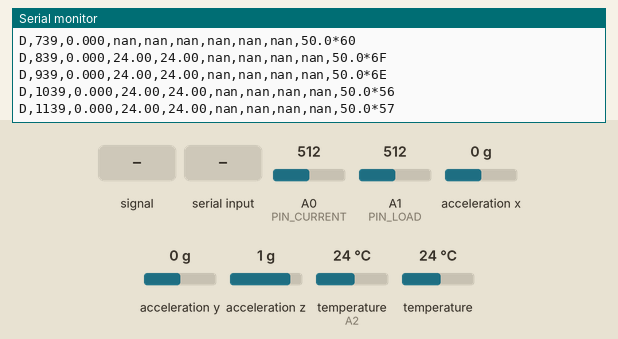
Simulated run of this sketch. Board: Arduino Nano, built with avr-gcc and run on an emulated ATmega328P. On the bench: the last lines printed to the serial monitor. Wiring (inferred from the names in the program): 2 × DS18B20 sensor: data A2; ADXL345 accelerometer at I2C address 0x53. Inputs (shaded band) come from the test bench; at power-on: temperature (sensor on A2) 24 °C, A0 (PIN_CURRENT) = 512, A1 (PIN_LOAD) = 512, acceleration x 0 g, acceleration y 0 g, acceleration z 1 g, temperature 24 °C.

Above: at 1.2 s.
1.3 s: A0 (PIN_CURRENT) fed a 200 Hz sine of ±81 counts around its level
At 1.45 s:
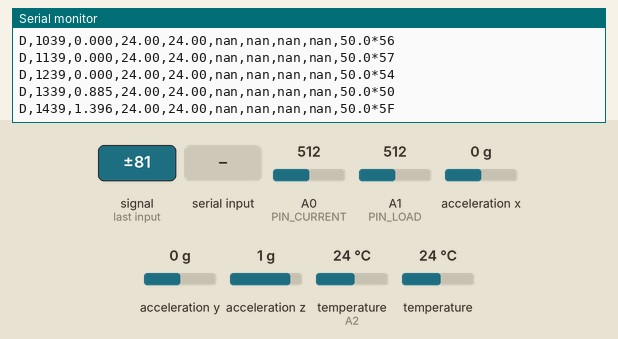
3.4 s: "K,45\n" received over Serial
At 3.85 s:
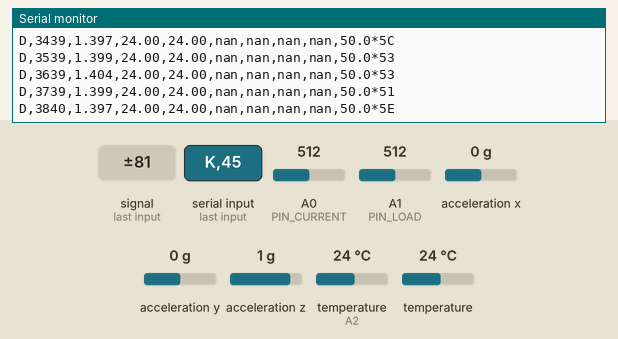
7.0 s: temperature (sensor on A2) set to 12 °C
At 7.96 s:
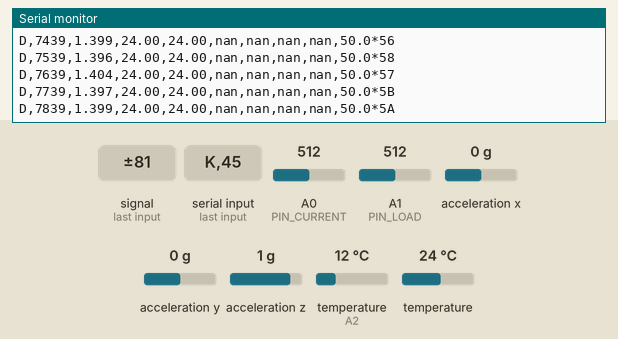
8.5 s: A0 (PIN_CURRENT) set to 30
At 8.76 s:
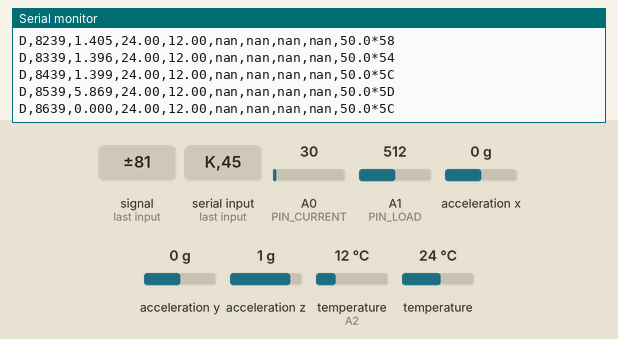
10.0 s: A1 (PIN_LOAD) set to 30
At 10.65 s:
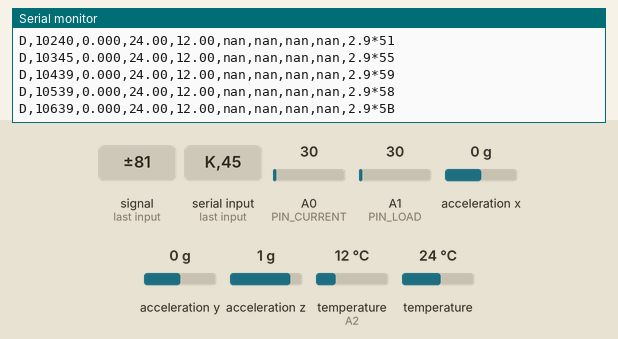
Timing chart, 0 to 12.5 s (numbered marks = the images above; inputs shaded):
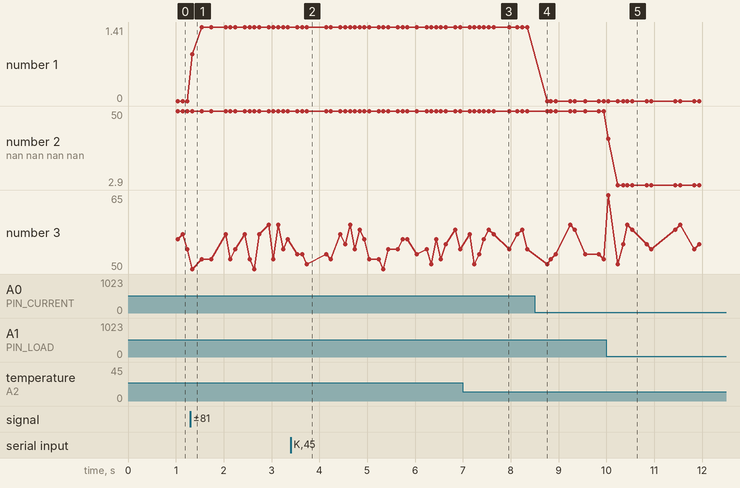

Measured:
- after the input at 1.3 s, the serial monitor: prints a new line at once (image 1)
- after the input at 3.4 s, the serial monitor: prints a new line at once (image 2)
- after the input at 8.5 s, the serial monitor: prints a new line at once (image 4)
- after the input at 10.0 s, the serial monitor: prints a new line at once (image 5)
- plotted number 1: 0 → 1.4 after the input at 1.3 s, 1.4 → 0 after the input at 8.5 s
- plotted number 2: 50 → 2.9 after the input at 10.0 s
- plotted number 3: 52 → 55 after the input at 10.0 s

The sketch:

daq.ino
```cpp
/*
  CNC drilling machine - DAQ board firmware (Arduino Nano, ATmega328P)

  Measures and reports 10 times per second:
    - spindle supply current, true RMS     (SCT-013-005 on A0, biased to mid-rail)
    - spindle load, % of VFD rated current (J1000 AM output, divided 2:1, on A1)
    - 2x temperature                        (DS18B20 on one 1-Wire bus, A2)
    - acceleration x/y/z + vibration RMS    (ADXL345 on I2C, A4/A5)

  Output line (115200 baud), parsed by app/daq.py:
    D,<ms>,<I_A>,<T1_C>,<T2_C>,<ax_g>,<ay_g>,<az_g>,<vib_g>,<load_pct>*<XX>
  XX = XOR of all characters from 'D' up to (not including) '*', in hex.
  A sensor that is missing or failed is reported as "nan". Values are
  never invented or smoothed with random numbers.

  Serial commands (end with newline):
    I            print identity and sensor summary
    K<value>     set current calibration in A per ADC-volt RMS (stored in EEPROM)
    K            print current calibration

  Why it is written this way:
    * Current: the ADC runs free (9.6 kHz) and an interrupt adds up the
      samples and their squares. RMS = standard deviation over the 100 ms
      window (5 mains cycles at 50 Hz), so the DC bias of the op-amp stage
      cancels by itself and no offset calibration is needed. Once every 32
      conversions the ADC switches to A1 (the VFD load signal, a slow DC
      level) for one reading, so A0 still gets ~8.4 kHz.
    * Vibration: the ADXL345 samples at 1600 Hz into its 32-entry FIFO. We
      empty the FIFO in bursts, so the 1-Wire temperature reads (which
      block for ~10 ms) never lose accelerometer samples. 1600 Hz covers
      the spindle's rotation frequency (18000 rpm = 300 Hz); the old 100 Hz
      style polling could not see it.
    * Temperature: DS18B20 conversions take 750 ms, so they run in the
      background: start conversion, come back 750 ms later, read both.
  No external libraries are needed (only Wire and EEPROM from the core).
*/

#include <Arduino.h>
#include <Wire.h>
#include <EEPROM.h>
#include <math.h>

// ----------------------------------------------------------------- pins
#define PIN_CURRENT      A0     // SCT-013-005 output, biased to mid-rail (2x10k + 10uF)
#define PIN_LOAD         A1     // J1000 AM output (0-10 V = 0-100 % rated current) via 10k/10k
#define PIN_ONEWIRE      A2     // DS18B20 data, 4.7k pull-up to 5V
#define ADXL345_ADDR     0x53   // SDO tied low (0x1D if SDO high)

// ----------------------------------------------------------------- settings
#define REPORT_MS        100
#define FW_NAME          "CNC-DAQ"
#define FW_VERSION       "2.1"
#define EEPROM_MAGIC     0xC7A1
// Default current calibration: amps per volt RMS at the ADC pin.
// SCT-013-005 has its burden built in: 5 A gives 1 V rms, i.e. 5 A/V.
// (The old SCT-013-100 gave only ~10 ADC counts at the spindle's ~3 A.)
// Fine-tune against a clamp meter with the K command (see calibration guide).
#define DEFAULT_A_PER_V  5.0f
// Load: the divider halves the 0-10 V AM signal, so 5 V at the pin = 100 %.
#define LOAD_PCT_PER_V   20.0f
#define ADC_CYCLE        32     // conversions per A0/A1 cycle (one A1 reading each)

// ===================================================================== current
volatile uint16_t adc_n = 0;
volatile uint32_t adc_sum = 0;
volatile uint32_t adc_sumsq = 0;
volatile uint16_t load_n = 0;
volatile uint32_t load_sum = 0;
float amps_per_volt = DEFAULT_A_PER_V;

// In free-running mode the next conversion has already started (with the
// old channel) when this interrupt runs, so a new ADMUX value only applies to
// the conversion after next. The reading right after each channel change is
// therefore thrown away, and only readings that are certainly from one
// channel are used:
//   step 0: A0 reading, select A1
//   step 1: in transition, discarded
//   step 2: A1 reading, select A0
//   step 3: in transition, discarded
//   steps 4..31: A0 readings
volatile uint8_t adc_step = 0;

static inline void adc_select(uint8_t pin) { ADMUX = _BV(REFS0) | ((pin - A0) & 0x07); }

ISR(ADC_vect) {
  uint16_t v = ADC;
  uint8_t step = adc_step;
  adc_step = (step + 1) % ADC_CYCLE;
  if (step == 1 || step == 3) return;
  if (step == 2) {
    adc_select(PIN_CURRENT);
    if (load_n < 1000) { load_n++; load_sum += v; }
    return;
  }
  if (step == 0) adc_select(PIN_LOAD);
  if (adc_n < 4000) {          // keeps sumsq inside 32 bits (4000*1023^2 < 2^32)
    adc_n++;
    adc_sum += v;
    adc_sumsq += (uint32_t)v * v;
  }
}

void adc_start_free_running() {
  adc_step = 4;
  adc_select(PIN_CURRENT);                          // AVcc reference
  ADCSRB = 0;                                       // free running trigger
  ADCSRA = _BV(ADEN) | _BV(ADSC) | _BV(ADATE) | _BV(ADIE) |
           _BV(ADPS2) | _BV(ADPS1) | _BV(ADPS0);    // prescaler 128 -> 9.6 kHz
}

// Mean of the load signal over the window, in % of VFD rated current, or NAN.
float load_take_pct() {
  uint16_t n;
  uint32_t s;
  noInterrupts();
  n = load_n; s = load_sum;
  load_n = 0; load_sum = 0;
  interrupts();
  if (n < 5) return NAN;
  return (float)s / n * (5.0f / 1023.0f) * LOAD_PCT_PER_V;
}

// Returns RMS current in A, or NAN if the window was too short.
float current_take_rms() {
  uint16_t n;
  uint32_t s, sq;
  noInterrupts();
  n = adc_n; s = adc_sum; sq = adc_sumsq;
  adc_n = 0; adc_sum = 0; adc_sumsq = 0;
  interrupts();
  if (n < 50) return NAN;
  float mean = (float)s / n;
  float var = (float)sq / n - mean * mean;          // counts^2
  if (var < 0) var = 0;
  float v_rms = sqrt(var) * (5.0f / 1023.0f);
  return v_rms * amps_per_volt;
}

// ===================================================================== 1-Wire
// Minimal 1-Wire master (bit-banged, standard speed) + ROM search.
static inline void ow_low()     { pinMode(PIN_ONEWIRE, OUTPUT); digitalWrite(PIN_ONEWIRE, LOW); }
static inline void ow_release() { pinMode(PIN_ONEWIRE, INPUT); }

bool ow_reset() {
  ow_release();
  delayMicroseconds(5);
  if (!digitalRead(PIN_ONEWIRE)) return false;   // bus stuck low: shorted or no pull-up
  ow_low();
  delayMicroseconds(480);
  noInterrupts();
  ow_release();
  delayMicroseconds(70);
  bool present = !digitalRead(PIN_ONEWIRE);
  interrupts();
  delayMicroseconds(410);
  return present;
}

void ow_write_bit(uint8_t b) {
  noInterrupts();
  ow_low();
  if (b) { delayMicroseconds(6);  ow_release(); interrupts(); delayMicroseconds(64); }
  else   { delayMicroseconds(60); ow_release(); interrupts(); delayMicroseconds(10); }
}

uint8_t ow_read_bit() {
  noInterrupts();
  ow_low();
  delayMicroseconds(3);
  ow_release();
  delayMicroseconds(10);
  uint8_t r = digitalRead(PIN_ONEWIRE);
  interrupts();
  delayMicroseconds(53);
  return r;
}

void ow_write(uint8_t v) { for (uint8_t i = 0; i < 8; i++) { ow_write_bit(v & 1); v >>= 1; } }
uint8_t ow_read() { uint8_t v = 0; for (uint8_t i = 0; i < 8; i++) { if (ow_read_bit()) v |= 1 << i; } return v; }

uint8_t crc8(const uint8_t *d, uint8_t len) {
  uint8_t crc = 0;
  while (len--) {
    uint8_t in = *d++;
    for (uint8_t i = 0; i < 8; i++) {
      uint8_t mix = (crc ^ in) & 1;
      crc >>= 1;
      if (mix) crc ^= 0x8C;
      in >>= 1;
    }
  }
  return crc;
}

#define MAX_SENSORS 2
uint8_t rom[MAX_SENSORS][8];
uint8_t n_sensors = 0;

// Maxim AN187 search algorithm: finds every device ROM on the bus.
uint8_t ow_search_all() {
  uint8_t found = 0;
  uint8_t last_discrepancy = 0;
  bool last_device = false;
  uint8_t id[8] = {0};
  uint8_t passes = 0;
  // The pass limit guards against a faulty bus making the search loop forever.
  while (!last_device && found < MAX_SENSORS && passes++ < 4 * MAX_SENSORS) {
    if (!ow_reset()) break;
    ow_write(0xF0);                            // SEARCH ROM
    uint8_t last_zero = 0;
    for (uint8_t bit = 1; bit <= 64; bit++) {
      uint8_t byte = (bit - 1) / 8, mask = 1 << ((bit - 1) % 8);
      uint8_t a = ow_read_bit(), b = ow_read_bit();
      uint8_t dir;
      if (a && b) return found;                  // no devices responding
      if (a != b) dir = a;
      else {
        if (bit < last_discrepancy) dir = (id[byte] & mask) ? 1 : 0;
        else dir = (bit == last_discrepancy);
        if (!dir) last_zero = bit;
      }
      if (dir) id[byte] |= mask; else id[byte] &= ~mask;
      ow_write_bit(dir);
    }
    last_discrepancy = last_zero;
    if (last_discrepancy == 0) last_device = true;
    if (crc8(id, 7) == id[7] && id[0] == 0x28) {   // 0x28 = DS18B20 family
      memcpy(rom[found], id, 8);
      found++;
    }
  }
  return found;
}

float temps[MAX_SENSORS] = {NAN, NAN};
uint32_t conv_started = 0;
bool converting = false;

void ds_start_conversion() {
  if (!ow_reset()) { for (uint8_t i = 0; i < MAX_SENSORS; i++) temps[i] = NAN; return; }
  ow_write(0xCC);                              // SKIP ROM: all sensors at once
  ow_write(0x44);                              // CONVERT T
  conv_started = millis();
  converting = true;
}

float ds_read(uint8_t i) {
  if (!ow_reset()) return NAN;
  ow_write(0x55);                              // MATCH ROM
  for (uint8_t k = 0; k < 8; k++) ow_write(rom[i][k]);
  ow_write(0xBE);                              // READ SCRATCHPAD
  uint8_t sp[9];
  for (uint8_t k = 0; k < 9; k++) sp[k] = ow_read();
  if (crc8(sp, 8) != sp[8]) return NAN;
  int16_t raw = (int16_t)((sp[1] << 8) | sp[0]);
  float t = raw / 16.0f;
  if (t == 85.0f || t < -55.0f || t > 125.0f) return NAN;   // 85.0 = power-on value, not a reading
  return t;
}

void temps_service() {
  if (converting && millis() - conv_started >= 760) {
    for (uint8_t i = 0; i < MAX_SENSORS; i++) temps[i] = (i < n_sensors) ? ds_read(i) : NAN;
    converting = false;
  }
  if (!converting && n_sensors) ds_start_conversion();
}

// ===================================================================== ADXL345
bool adxl_ok = false;
const float G_PER_LSB = 0.0039f;               // full resolution mode
float acc_sum[3], acc_sumsq[3];
uint16_t acc_n = 0;

void adxl_write(uint8_t reg, uint8_t v) {
  Wire.beginTransmission(ADXL345_ADDR); Wire.write(reg); Wire.write(v); Wire.endTransmission();
}

uint8_t adxl_read8(uint8_t reg) {
  Wire.beginTransmission(ADXL345_ADDR); Wire.write(reg);
  if (Wire.endTransmission(false) != 0) return 0xFF;
  Wire.requestFrom((uint8_t)ADXL345_ADDR, (uint8_t)1);
  return Wire.available() ? Wire.read() : 0xFF;
}

bool adxl_init() {
  if (adxl_read8(0x00) != 0xE5) return false;  // DEVID
  adxl_write(0x2D, 0x00);                      // standby while configuring
  adxl_write(0x31, 0x0B);                      // full resolution, +/-16 g
  adxl_write(0x2C, 0x0E);                      // 1600 Hz output data rate
  adxl_write(0x38, 0x80);                      // FIFO stream mode
  adxl_write(0x2D, 0x08);                      // measure
  return true;
}

void adxl_service() {
  if (!adxl_ok) return;
  uint8_t entries = adxl_read8(0x39) & 0x3F;   // FIFO_STATUS
  if (entries == 0x3F) { adxl_ok = adxl_init(); return; }   // bus error: re-init
  while (entries--) {
    Wire.beginTransmission(ADXL345_ADDR); Wire.write(0x32);
    if (Wire.endTransmission(false) != 0) { adxl_ok = false; return; }
    Wire.requestFrom((uint8_t)ADXL345_ADDR, (uint8_t)6);
    if (Wire.available() < 6) { adxl_ok = false; return; }
    int16_t v[3];
    for (uint8_t k = 0; k < 3; k++) { uint8_t lo = Wire.read(); v[k] = (int16_t)(Wire.read() << 8 | lo); }
    for (uint8_t k = 0; k < 3; k++) {
      float g = v[k] * G_PER_LSB;
      acc_sum[k] += g;
      acc_sumsq[k] += g * g;
    }
    acc_n++;
  }
}

// ===================================================================== report
char line[112];
uint8_t pos;

void put(const char *s) { while (*s && pos < sizeof(line) - 4) line[pos++] = *s++; }
void put_float(float v, uint8_t digits) {
  char buf[16];
  if (isnan(v)) { put("nan"); return; }
  dtostrf(v, 1, digits, buf);
  put(buf);
}

void report() {
  float amps = current_take_rms();
  float load = load_take_pct();
  float mean[3] = {NAN, NAN, NAN}, vib = NAN;
  if (adxl_ok && acc_n >= 4) {
    float var = 0;
    for (uint8_t k = 0; k < 3; k++) {
      mean[k] = acc_sum[k] / acc_n;
      float vk = acc_sumsq[k] / acc_n - mean[k] * mean[k];
      if (vk > 0) var += vk;
    }
    vib = sqrt(var);                           // total AC acceleration, g rms
  }
  for (uint8_t k = 0; k < 3; k++) { acc_sum[k] = 0; acc_sumsq[k] = 0; }
  acc_n = 0;

  char num[12];
  pos = 0;
  put("D,");
  ultoa(millis(), num, 10); put(num); put(",");
  put_float(amps, 3); put(",");
  put_float(temps[0], 2); put(",");
  put_float(temps[1], 2); put(",");
  put_float(mean[0], 4); put(",");
  put_float(mean[1], 4); put(",");
  put_float(mean[2], 4); put(",");
  put_float(vib, 4); put(",");
  put_float(load, 1);
  uint8_t cs = 0;
  for (uint8_t i = 0; i < pos; i++) cs ^= line[i];
  line[pos] = 0;
  Serial.print(line);
  Serial.print('*');
  if (cs < 16) Serial.print('0');
  Serial.println(cs, HEX);
}

void identify() {
  Serial.print(F("#DAQ," FW_NAME "," FW_VERSION "\r\n"));
  Serial.print(F("#INFO,ds18b20=")); Serial.print(n_sensors);
  Serial.print(F(",adxl345=")); Serial.print(adxl_ok ? 1 : 0);
  Serial.print(F(",a_per_v=")); Serial.println(amps_per_volt, 4);
}

// ===================================================================== commands
char cmd[24];
uint8_t cmd_len = 0;

void handle_command() {
  cmd[cmd_len] = 0;
  if (cmd[0] == 'I') identify();
  else if (cmd[0] == 'K') {
    if (cmd[1]) {
      float k = atof(cmd + 1);
      if (k > 0 && k < 10000) {
        amps_per_volt = k;
        EEPROM.put(0, (uint16_t)EEPROM_MAGIC);
        EEPROM.put(2, amps_per_volt);
      }
    }
    Serial.print(F("#INFO,a_per_v=")); Serial.println(amps_per_volt, 4);
  }
  cmd_len = 0;
}

void serial_service() {
  while (Serial.available()) {
    char c = Serial.read();
    if (c == '\n' || c == '\r') { if (cmd_len) handle_command(); }
    else if (cmd_len < sizeof(cmd) - 1) cmd[cmd_len++] = c;
  }
}

// ===================================================================== main
uint32_t next_report;

void setup() {
  Serial.begin(115200);
  uint16_t magic;
  EEPROM.get(0, magic);
  if (magic == EEPROM_MAGIC) {
    float k; EEPROM.get(2, k);
    if (k > 0 && k < 10000) amps_per_volt = k;
  }
  Wire.begin();
  Wire.setClock(400000);
  // Without a timeout a missing ADXL345 or a noisy I2C line can hang the
  // old Wire library forever (needs Arduino AVR core 1.8.3 or newer).
  Wire.setWireTimeout(3000, true);
  adxl_ok = adxl_init();
  n_sensors = ow_search_all();
  identify();
  adc_start_free_running();
  if (n_sensors) ds_start_conversion();
  next_report = millis() + REPORT_MS;
}

void loop() {
  serial_service();
  adxl_service();
  temps_service();
  if ((int32_t)(millis() - next_report) >= 0) {
    next_report += REPORT_MS;
    report();
  }
}
```
